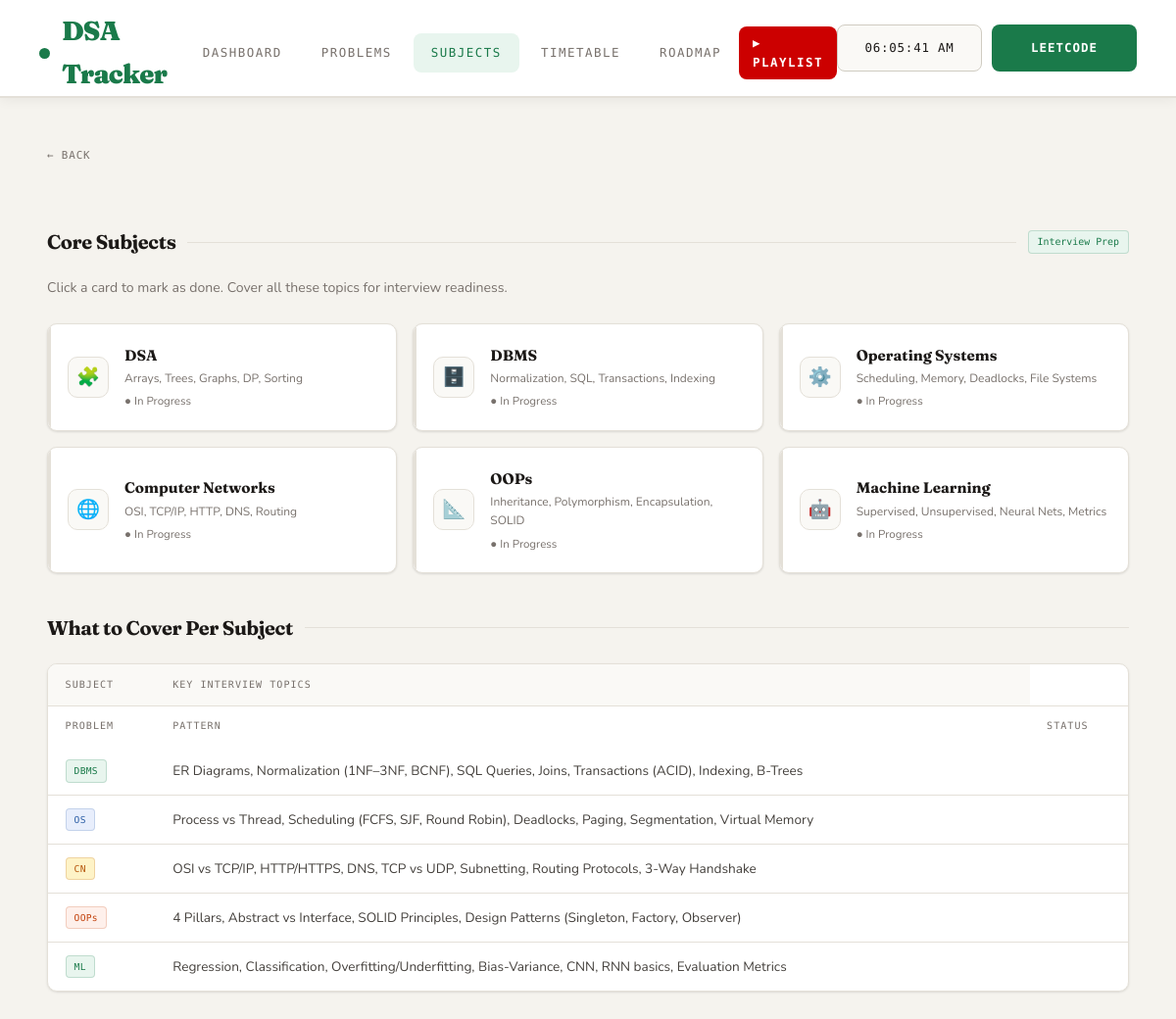
Page /subjects on the committed database.
### tables this page shows
CREATE TABLE subjects (
    id INTEGER PRIMARY KEY AUTOINCREMENT,
    name TEXT,
    status INTEGER DEFAULT 0
);

### app.py (the view)
@app.route("/subjects")
def subjects():
    conn = get_db()
    sync_day(conn); conn.commit()
    subjects = conn.execute("SELECT * FROM subjects").fetchall()
    conn.close()
    return render_template("subjects.html", subjects=subjects)

### app.py (called while the page is built)
def get_study_date():
    now = datetime.now(IST)  # Always use IST
    rollover = now.replace(hour=ROLLOVER_HOUR, minute=ROLLOVER_MINUTE, second=0, microsecond=0)
    if now < rollover:
        return (now - timedelta(days=1)).date()
    return now.date()

def get_current_day():
    study_date = get_study_date()
    delta = (study_date - START_DATE).days + 1
    return max(1, min(delta, 90))

def get_db():
    conn = sqlite3.connect("database.db")
    conn.row_factory = sqlite3.Row
    migrations = [
        "ALTER TABLE meta ADD COLUMN longest_streak INTEGER DEFAULT 0",
        """CREATE TABLE IF NOT EXISTS daily_progress (
            date  TEXT PRIMARY KEY,
            count INTEGER DEFAULT 0
        )""",
        """CREATE TABLE IF NOT EXISTS video_watched (
            video_key TEXT PRIMARY KEY,
            watched   INTEGER DEFAULT 0
        )""",
    ]
    for sql in migrations:
        try:
            conn.execute(sql)
            conn.commit()
        except Exception:
            pass
    return conn

def sync_day(conn):
    day = get_current_day()
    conn.execute("UPDATE meta SET day_number=? WHERE id=1", (day,))
    return day

### templates/subjects.html (shortened to what this page needs)
<!DOCTYPE html>
<html lang="en">
<head>
  <link rel="stylesheet" href="/static/style.css">
</head>
<body>
<nav>
  <a href="/" class="nav-brand"><span class="dot"></span> DSA Tracker</a>
  <div class="nav-links">
    <a href="/">Dashboard</a>
    <a href="/dsa">Problems</a>
    <a href="/subjects">Subjects</a>
    <a href="/timetable">Timetable</a>
    <a href="/roadmap">Roadmap</a>
  </div>
  <a href="https://youtube.com/playlist?list=PLfqMhTWNBTe137I_EPQd34TsgV6IO55pt" target="_blank" class="nav-playlist">&#9654; Playlist</a>
  <div class="nav-right">
    <span class="nav-time" id="nav-clock">--:--:--</span>
    <a href="https://leetcode.com" target="_blank" class="nav-leet">LeetCode</a>
  </div>
</nav>
<div class="page">
  <a href="/" class="back-link">← Back</a>
  <div class="section-head">
    <h2>Core Subjects</h2>
    <div class="line"></div>
    <div class="badge">Interview Prep</div>
  </div>
  <p style="color:var(--muted);font-size:0.88rem;margin-bottom:1.5rem;">Click a card to mark as done. Cover all these topics for interview readiness.</p>
  {% set icons  = {'DSA':'🧩','DBMS':'🗄️','Operating Systems':'⚙️','Computer Networks':'🌐','OOPs':'📐','Machine Learning':'🤖'} %}
  {% set topics = {
    'DSA': 'Arrays, Trees, Graphs, DP, Sorting',
    'DBMS': 'Normalization, SQL, Transactions, Indexing',
    'Operating Systems': 'Scheduling, Memory, Deadlocks, File Systems',
    'Computer Networks': 'OSI, TCP/IP, HTTP, DNS, Routing',
    'OOPs': 'Inheritance, Polymorphism, Encapsulation, SOLID',
    'Machine Learning': 'Supervised, Unsupervised, Neural Nets, Metrics'
  } %}
  <div class="subjects-grid">
    {% for s in subjects %}
    <div class="subject-card {{ 'done' if s.status==1 else '' }}" data-id="{{ s.id }}">
      <div class="subject-icon">{{ icons.get(s.name,'📚') }}</div>
      <div>
        <div class="subject-name">{{ s.name }}</div>
        <div class="subject-sub">{{ topics.get(s.name,'Core interview topic') }}</div>
        <div class="subject-status {{ 'status-done' if s.status==1 else 'status-wip' }}">
          {{ '✓ Completed' if s.status==1 else '● In Progress' }}
        </div>
      </div>
    </div>
    {% endfor %}
  </div>
  <div class="section-head" style="margin-top:2.5rem;">
    <h2>What to Cover Per Subject</h2>
    <div class="line"></div>
  </div>
  <div class="table-wrap fade-up">
    <table>
      <tr>
        <th>Problem</th>
        <th>Pattern</th>
        <th>Status</th>
      </tr>
      <thead>
        <tr><th>Subject</th><th>Key Interview Topics</th></tr>
      </thead>
      <tbody>
        <tr>
          <td><span class="pill pill-green">DBMS</span></td>
          <td style="font-size:0.85rem;color:var(--text2);">ER Diagrams, Normalization (1NF–3NF, BCNF), SQL Queries, Joins, Transactions (ACID), Indexing, B-Trees</td>
        </tr>
        <tr>
          <td><span class="pill pill-blue">OS</span></td>
          <td style="font-size:0.85rem;color:var(--text2);">Process vs Thread, Scheduling (FCFS, SJF, Round Robin), Deadlocks, Paging, Segmentation, Virtual Memory</td>
        </tr>
        <tr>
          <td><span class="pill pill-amber">CN</span></td>
          <td style="font-size:0.85rem;color:var(--text2);">OSI vs TCP/IP, HTTP/HTTPS, DNS, TCP vs UDP, Subnetting, Routing Protocols, 3-Way Handshake</td>
        </tr>
        <tr>
          <td><span class="pill pill-red">OOPs</span></td>
          <td style="font-size:0.85rem;color:var(--text2);">4 Pillars, Abstract vs Interface, SOLID Principles, Design Patterns (Singleton, Factory, Observer)</td>
        </tr>
        <tr>
          <td><span class="pill pill-green">ML</span></td>
          <td style="font-size:0.85rem;color:var(--text2);">Regression, Classification, Overfitting/Underfitting, Bias-Variance, CNN, RNN basics, Evaluation Metrics</td>
        </tr>
      </tbody>
    </table>
  </div>
</div>
</body>
</html>

### rows in the picture
subjects: get "🧩", name "DSA", get "Arrays, Trees, Graphs, DP, Sorting", status "● In Progress"
subjects: get "🗄️", name "DBMS", get "Normalization, SQL, Transactions, Indexing", status "● In Progress"
subjects: get "⚙️", name "Operating Systems", get "Scheduling, Memory, Deadlocks, File Systems", status "● In Progress"
subjects: get "🌐", name "Computer Networks", get "OSI, TCP/IP, HTTP, DNS, Routing", status "● In Progress"
subjects: get "📐", name "OOPs", get "Inheritance, Polymorphism, Encapsulation, SOLID", status "● In Progress"
subjects: get "🤖", name "Machine Learning", get "Supervised, Unsupervised, Neural Nets, Metrics", status "● In Progress"
